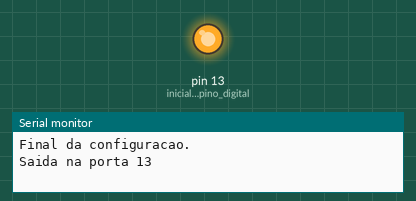
The sketch below on a simulated Arduino Uno, built with avr-gcc and run on an emulated ATmega328P. On the bench: output pins drawn as LEDs (lit = HIGH), the last lines printed to the serial monitor.

Above: at 0.5 s.
At 3.65 s:
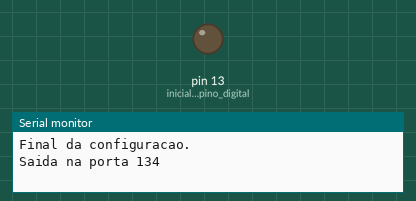
Timing chart, 0 to 4.4 s (numbered marks = the images above):
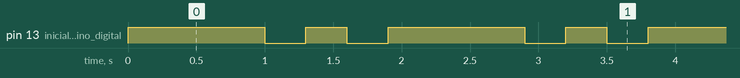

The sketch:

pisca_led.ino
```cpp
// a funcao setup roda apenas uma vez, quando a placa eh alimentada
// ou o botao reset eh pressionado
void setup() {
  Serial.begin(9600, SERIAL_8N1);   // configura a comunicacao serial
  pinMode(LED_BUILTIN, OUTPUT);     // inicializa o pino digital LED_BUILTIN (pino 13) como saida
  Serial.write("Final da configuracao.\nSaida na porta "); // envia uma mensagem pela comunicacao serial
  Serial.print(LED_BUILTIN);
}

// a funcao loop roda sem parar...
void loop() {
  digitalWrite(LED_BUILTIN, HIGH);  // liga o LED
  delay(1000);                      // espera 1000ms
  digitalWrite(LED_BUILTIN, LOW);   // desliga o LED
  delay(300);                       // espera 300ms
  digitalWrite(LED_BUILTIN, HIGH);  // liga o LED
  delay(300);                       // espera 300ms
  digitalWrite(LED_BUILTIN, LOW);   // desliga o LED
  delay(300);                       // espera 300ms
  Serial.print("4\n");
}
```

Measured:
- by itself, pin 13 (inicializa_o_pino_digital): repeats every 1.9 s: LOW 0.30 s, HIGH 0.30 s, LOW 0.30 s, HIGH 1.0 s
- by itself, everything shown: repeats every 1.9 s, in 4 steps
